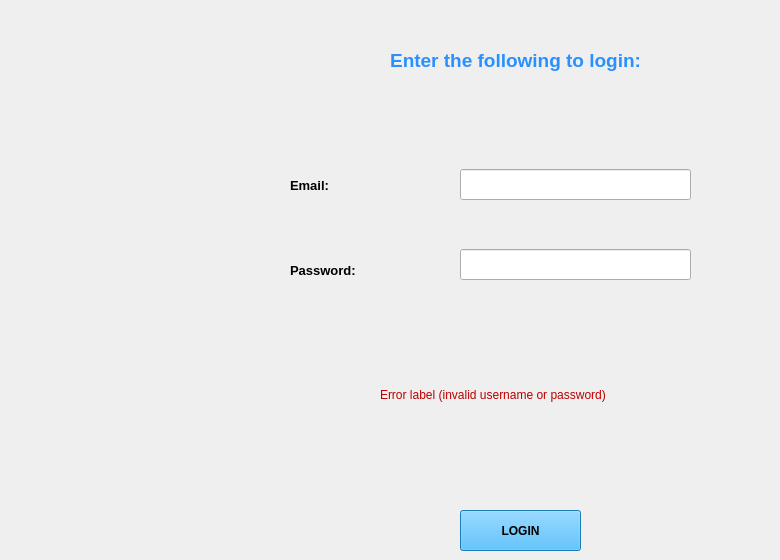
    <widget class="QWidget" name="page_login">
     <widget class="QPushButton" name="login_pushButton">
      <property name="geometry">
       <rect>
        <x>460</x>
        <y>510</y>
        <width>121</width>
        <height>41</height>
       </rect>
      </property>
      <property name="font">
       <font>
        <pointsize>9</pointsize>
        <weight>75</weight>
        <bold>true</bold>
       </font>
      </property>
      <property name="styleSheet">
       <string notr="true">background-color: rgb(37, 172, 255)</string>
      </property>
      <property name="text">
       <string>LOGIN</string>
      </property>
     </widget>
     <widget class="QLabel" name="email_label">
      <property name="geometry">
       <rect>
        <x>290</x>
        <y>170</y>
        <width>161</width>
        <height>31</height>
       </rect>
      </property>
      <property name="text">
       <string>&lt;html&gt;&lt;head/&gt;&lt;body&gt;&lt;p&gt;&lt;span style=&quot; font-size:10pt; font-weight:600;&quot;&gt;Email: &lt;/span&gt;&lt;/p&gt;&lt;/body&gt;&lt;/html&gt;</string>
      </property>
     </widget>
     <widget class="QLabel" name="pass_label">
      <property name="geometry">
       <rect>
        <x>290</x>
        <y>250</y>
        <width>161</width>
        <height>41</height>
       </rect>
      </property>
      <property name="text">
       <string>&lt;html&gt;&lt;head/&gt;&lt;body&gt;&lt;p&gt;&lt;span style=&quot; font-size:10pt; font-weight:600;&quot;&gt;Password:&lt;/span&gt;&lt;/p&gt;&lt;/body&gt;&lt;/html&gt;</string>
      </property>
     </widget>
     <widget class="QLabel" name="error_login_label">
      <property name="geometry">
       <rect>
        <x>380</x>
        <y>350</y>
        <width>311</width>
        <height>91</height>
       </rect>
      </property>
      <property name="text">
       <string>&lt;html&gt;&lt;head/&gt;&lt;body&gt;&lt;p&gt;&lt;span style=&quot; font-size:9pt; color:#bc0000;&quot;&gt;Error label (invalid username or password)&lt;/span&gt;&lt;/p&gt;&lt;/body&gt;&lt;/html&gt;</string>
      </property>
      <property name="wordWrap">
       <bool>true</bool>
      </property>
     </widget>
     <widget class="QLineEdit" name="email_login_lineEdit">
      <property name="geometry">
       <rect>
        <x>460</x>
        <y>169</y>
        <width>231</width>
        <height>31</height>
       </rect>
      </property>
     </widget>
     <widget class="QLineEdit" name="pass_login_lineEdit">
      <property name="geometry">
       <rect>
        <x>460</x>
        <y>249</y>
        <width>231</width>
        <height>31</height>
       </rect>
      </property>
     </widget>
     <widget class="QLabel" name="login_label">
      <property name="geometry">
       <rect>
        <x>260</x>
        <y>20</y>
        <width>511</width>
        <height>81</height>
       </rect>
      </property>
      <property name="text">
       <string>&lt;html&gt;&lt;head/&gt;&lt;body&gt;&lt;p align=&quot;center&quot;&gt;&lt;span style=&quot; font-size:14pt; font-weight:600; color:#2990ff;&quot;&gt;Enter the following to login:&lt;/span&gt;&lt;/p&gt;&lt;/body&gt;&lt;/html&gt;</string>
      </property>
      <property name="wordWrap">
       <bool>true</bool>
      </property>
     </widget>
    </widget>
